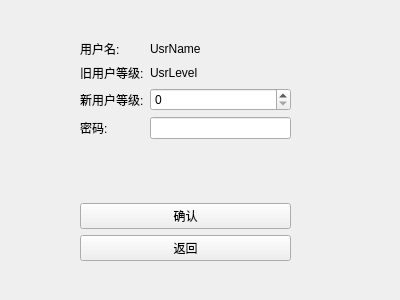
<?xml version="1.0" encoding="UTF-8"?>
<ui version="4.0">
 <class>ModifyUsrLevel</class>
 <widget class="QWidget" name="ModifyUsrLevel">
  <property name="windowModality">
   <enum>Qt::ApplicationModal</enum>
  </property>
  <property name="geometry">
   <rect>
    <x>0</x>
    <y>0</y>
    <width>400</width>
    <height>300</height>
   </rect>
  </property>
  <property name="windowTitle">
   <string>Form</string>
  </property>
  <widget class="QWidget" name="formLayoutWidget">
   <property name="geometry">
    <rect>
     <x>70</x>
     <y>30</y>
     <width>231</width>
     <height>241</height>
    </rect>
   </property>
   <layout class="QFormLayout" name="formLayout">
    <property name="leftMargin">
     <number>10</number>
    </property>
    <property name="topMargin">
     <number>10</number>
    </property>
    <property name="rightMargin">
     <number>10</number>
    </property>
    <property name="bottomMargin">
     <number>10</number>
    </property>
    <item row="1" column="0">
     <widget class="QLabel" name="label_4">
      <property name="text">
       <string>旧用户等级:</string>
      </property>
     </widget>
    </item>
    <item row="3" column="0">
     <widget class="QLabel" name="label_3">
      <property name="text">
       <string>密码:</string>
      </property>
     </widget>
    </item>
    <item row="4" column="0">
     <spacer name="verticalSpacer">
      <property name="orientation">
       <enum>Qt::Vertical</enum>
      </property>
      <property name="sizeHint" stdset="0">
       <size>
        <width>20</width>
        <height>40</height>
       </size>
      </property>
     </spacer>
    </item>
    <item row="7" column="0" colspan="2">
     <widget class="QPushButton" name="pbBack">
      <property name="text">
       <string>返回</string>
      </property>
     </widget>
    </item>
    <item row="0" column="0">
     <widget class="QLabel" name="label">
      <property name="text">
       <string>用户名:</string>
      </property>
     </widget>
    </item>
    <item row="0" column="1">
     <widget class="QLabel" name="lbUsrName">
      <property name="text">
       <string>UsrName</string>
      </property>
     </widget>
    </item>
    <item row="3" column="1">
     <widget class="QLineEdit" name="lePWD"/>
    </item>
    <item row="6" column="0" colspan="2">
     <widget class="QPushButton" name="pbModifyLevel">
      <property name="text">
       <string>确认</string>
      </property>
     </widget>
    </item>
    <item row="4" column="1">
     <spacer name="horizontalSpacer">
      <property name="orientation">
       <enum>Qt::Horizontal</enum>
      </property>
      <property name="sizeHint" stdset="0">
       <size>
        <width>40</width>
        <height>20</height>
       </size>
      </property>
     </spacer>
    </item>
    <item row="2" column="0">
     <widget class="QLabel" name="label_5">
      <property name="text">
       <string>新用户等级:</string>
      </property>
     </widget>
    </item>
    <item row="1" column="1">
     <widget class="QLabel" name="lbUsrOldLevel">
      <property name="text">
       <string>UsrLevel</string>
      </property>
     </widget>
    </item>
    <item row="2" column="1">
     <widget class="QSpinBox" name="sbUsrNewLevel"/>
    </item>
   </layout>
  </widget>
 </widget>
 <resources/>
 <connections/>
</ui>
